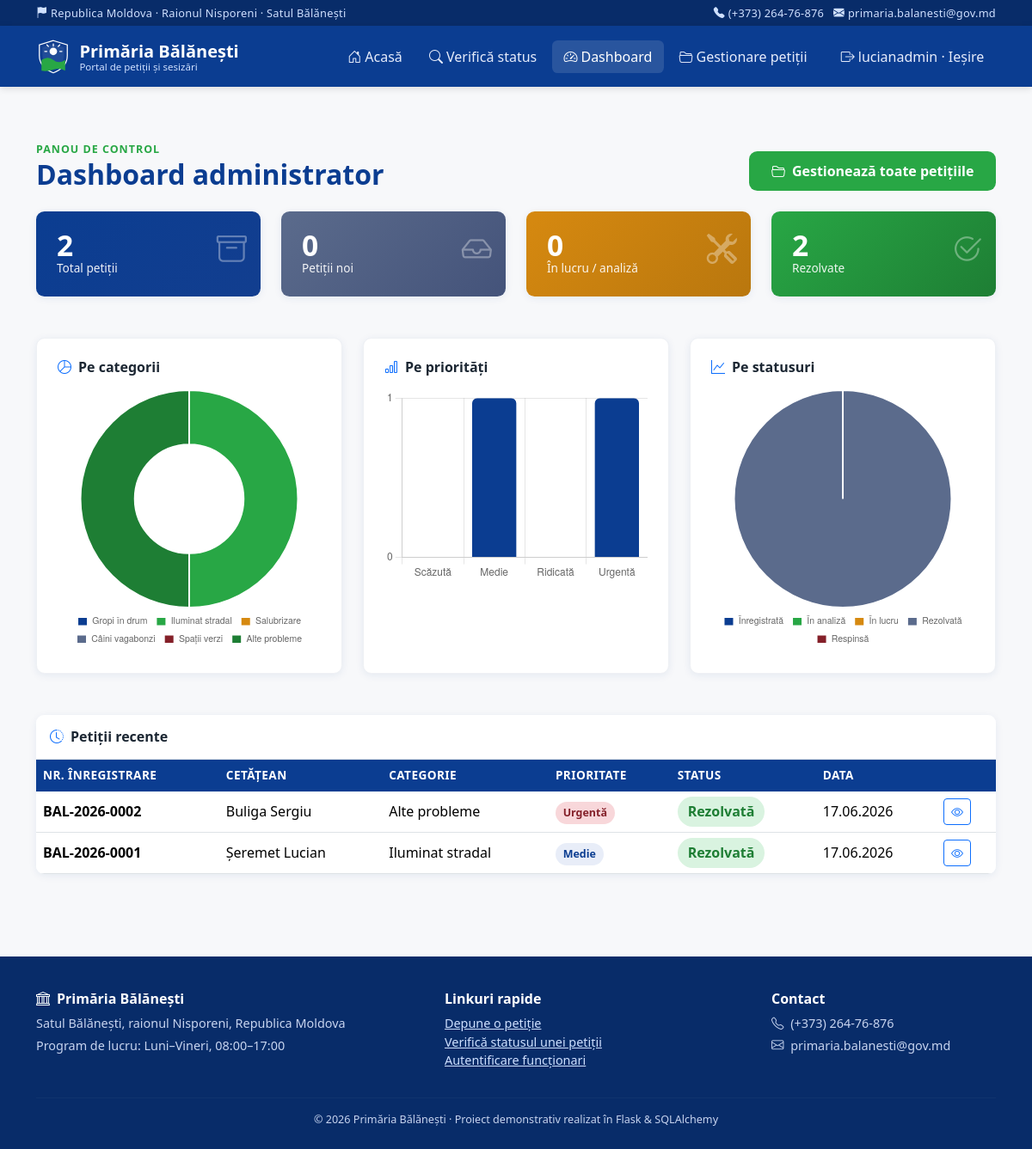
The app's page /dashboard (signed in) with its own data.
### models.py (models this page shows, shortened)
class Petition(db.Model):
    __tablename__ = "petitions"
    id = db.Column(db.Integer, primary_key=True)
    registration_number = db.Column(db.String(20), unique=True, nullable=False, index=True)
    nume = db.Column(db.String(150), nullable=False)
    email = db.Column(db.String(150), nullable=False)
    telefon = db.Column(db.String(30), nullable=False)
    adresa = db.Column(db.String(255), nullable=False)
    categorie = db.Column(db.String(50), nullable=False)
    prioritate = db.Column(db.String(20), nullable=False)
    descriere = db.Column(db.Text, nullable=False)
    fotografie = db.Column(db.String(255), nullable=True)  # numele fișierului încărcat
    status = db.Column(db.String(30), nullable=False, default="Înregistrată")
    raspuns = db.Column(db.Text, nullable=True)
    data_raspuns = db.Column(db.DateTime, nullable=True)
    created_at = db.Column(db.DateTime, nullable=False, default=datetime.utcnow)
    updated_at = db.Column(
        db.DateTime, nullable=False, default=datetime.utcnow, onupdate=datetime.utcnow
    )

### app.py (the view)
@app.route("/dashboard")
@login_required
def dashboard():
    total = Petition.query.count()
    noi = Petition.query.filter_by(status="Înregistrată").count()
    in_lucru = Petition.query.filter(Petition.status.in_(STATUSURI_IN_LUCRU)).count()
    rezolvate = Petition.query.filter_by(status="Rezolvată").count()
    cat_query = dict(
        db.session.query(Petition.categorie, func.count(Petition.id))
        .group_by(Petition.categorie).all()
    )
    prio_query = dict(
        db.session.query(Petition.prioritate, func.count(Petition.id))
        .group_by(Petition.prioritate).all()
    )
    status_query = dict(
        db.session.query(Petition.status, func.count(Petition.id))
        .group_by(Petition.status).all()
    )
    cat_counts = [cat_query.get(c, 0) for c in CATEGORII]
    prio_counts = [prio_query.get(p, 0) for p in PRIORITATI]
    status_counts = [status_query.get(s, 0) for s in STATUSURI]
    recente = Petition.query.order_by(Petition.created_at.desc()).limit(6).all()
    return render_template(
        "dashboard.html",
        total=total, noi=noi, in_lucru=in_lucru, rezolvate=rezolvate,
        categorii=CATEGORII, cat_counts=cat_counts,
        prioritati=PRIORITATI, prio_counts=prio_counts,
        statusuri=STATUSURI, status_counts=status_counts,
        recente=recente,
    )

### app.py (called while the page is built)
def login_required(view):
    @wraps(view)
    def wrapped_view(*args, **kwargs):
        if not session.get("user_id"):
            flash("Trebuie să vă autentificați pentru a accesa această pagină.", "warning")
            return redirect(url_for("login", next=request.path))
        return view(*args, **kwargs)
    return wrapped_view

@app.context_processor
def inject_globals():
    return dict(
        current_year=datetime.now().year,
        logged_in_user=session.get("username"),
    )

### templates/dashboard.html (shortened to what this page needs)
{% extends "layouts/base.html" %}
{% block content %}
<section class="container py-5">
  <div class="d-flex justify-content-between align-items-end flex-wrap gap-2 mb-4">
    <div>
      <div class="pb-section-eyebrow">Panou de control</div>
      <h2 class="pb-section-title mb-0">Dashboard administrator</h2>
    </div>
    <a href="{{ url_for('manage_petitions') }}" class="btn btn-pb-primary">
      <i class="bi bi-folder2-open me-2"></i>Gestionează toate petițiile
    </a>
  </div>
  <div class="row g-4 mb-5">
    <div class="col-sm-6 col-lg-3">
      <div class="pb-stat-card pb-stat-total">
        <i class="bi bi-archive"></i>
        <div class="pb-stat-number">{{ total }}</div>
        <div class="pb-stat-label">Total petiții</div>
      </div>
    </div>
    <div class="col-sm-6 col-lg-3">
      <div class="pb-stat-card pb-stat-new">
        <i class="bi bi-inbox"></i>
        <div class="pb-stat-number">{{ noi }}</div>
        <div class="pb-stat-label">Petiții noi</div>
      </div>
    </div>
    <div class="col-sm-6 col-lg-3">
      <div class="pb-stat-card pb-stat-progress">
        <i class="bi bi-tools"></i>
        <div class="pb-stat-number">{{ in_lucru }}</div>
        <div class="pb-stat-label">În lucru / analiză</div>
      </div>
    </div>
    <div class="col-sm-6 col-lg-3">
      <div class="pb-stat-card pb-stat-done">
        <i class="bi bi-check2-circle"></i>
        <div class="pb-stat-number">{{ rezolvate }}</div>
        <div class="pb-stat-label">Rezolvate</div>
      </div>
    </div>
  </div>
  <div class="row g-4 mb-5">
    <div class="col-lg-4">
      <div class="pb-card p-4 h-100">
        <h6 class="fw-bold mb-3"><i class="bi bi-pie-chart me-2 text-primary"></i>Pe categorii</h6>
        <canvas id="chartCategorii" height="220"></canvas>
      </div>
    </div>
    <div class="col-lg-4">
      <div class="pb-card p-4 h-100">
        <h6 class="fw-bold mb-3"><i class="bi bi-bar-chart me-2 text-primary"></i>Pe priorități</h6>
        <canvas id="chartPrioritati" height="220"></canvas>
      </div>
    </div>
    <div class="col-lg-4">
      <div class="pb-card p-4 h-100">
        <h6 class="fw-bold mb-3"><i class="bi bi-graph-up me-2 text-primary"></i>Pe statusuri</h6>
        <canvas id="chartStatusuri" height="220"></canvas>
      </div>
    </div>
  </div>
  <div class="pb-table-wrapper">
    <div class="p-3 border-bottom bg-white">
      <h6 class="fw-bold mb-0"><i class="bi bi-clock-history me-2 text-primary"></i>Petiții recente</h6>
    </div>
    <div class="table-responsive">
      <table class="table pb-table mb-0">
        <thead>
          <tr>
            <th>Nr. înregistrare</th>
            <th>Cetățean</th>
            <th>Categorie</th>
            <th>Prioritate</th>
            <th>Status</th>
            <th>Data</th>
            <th></th>
          </tr>
        </thead>
        <tbody>
          {% for p in recente %}
          <tr>
            <td class="fw-semibold">{{ p.registration_number }}</td>
            <td>{{ p.nume }}</td>
            <td>{{ p.categorie }}</td>
            <td>
              {% set pr = p.prioritate %}
              <span class="badge-prioritate
                {% if pr == 'Scăzută' %}prio-scazuta
                {% elif pr == 'Medie' %}prio-medie
                {% elif pr == 'Ridicată' %}prio-ridicata
                {% elif pr == 'Urgentă' %}prio-urgenta{% endif %}">{{ pr }}</span>
            </td>
            <td>
              {% set s = p.status %}
              <span class="badge-status
                {% if s == 'Înregistrată' %}status-inregistrata
                {% elif s == 'În analiză' %}status-analiza
                {% elif s == 'În lucru' %}status-lucru
                {% elif s == 'Rezolvată' %}status-rezolvata
                {% elif s == 'Respinsă' %}status-respinsa{% endif %}">{{ s }}</span>
            </td>
            <td>{{ p.created_at.strftime('%d.%m.%Y') }}</td>
            <td>
              <a href="{{ url_for('petition_details', petition_id=p.id) }}" class="btn btn-sm btn-outline-primary">
                <i class="bi bi-eye"></i>
              </a>
            </td>
          </tr>
          {% else %}
          <tr><td colspan="7" class="text-center text-muted py-4">Nu există petiții înregistrate.</td></tr>
          {% endfor %}
        </tbody>
      </table>
    </div>
  </div>
</section>
{% endblock %}
{% block extra_scripts %}
<script>
  const culoriPB = ['#0B3D91', '#28A745', '#d68910', '#5b6b8c', '#842029', '#1e7e34'];
  new Chart(document.getElementById('chartCategorii'), {
    type: 'doughnut',
    data: {
      labels: {{ categorii | tojson }},
      datasets: [{ data: {{ cat_counts | tojson }}, backgroundColor: culoriPB }]
    },
    options: { plugins: { legend: { position: 'bottom', labels: { boxWidth: 12, font: { size: 10.5 } } } } }
  });
  new Chart(document.getElementById('chartPrioritati'), {
    type: 'bar',
    data: {
      labels: {{ prioritati | tojson }},
      datasets: [{ label: 'Petiții', data: {{ prio_counts | tojson }}, backgroundColor: '#0B3D91', borderRadius: 6 }]
    },
    options: {
      plugins: { legend: { display: false } },
      scales: { y: { beginAtZero: true, ticks: { precision: 0 } } }
    }
  });
  new Chart(document.getElementById('chartStatusuri'), {
    type: 'pie',
    data: {
      labels: {{ statusuri | tojson }},
      datasets: [{ data: {{ status_counts | tojson }}, backgroundColor: culoriPB }]
    },
    options: { plugins: { legend: { position: 'bottom', labels: { boxWidth: 12, font: { size: 10.5 } } } } }
  });
</script>
{% endblock %}

### templates/layouts/base.html (shortened to what this page needs)
<!DOCTYPE html>
<html lang="ro">
<head>
  <link rel="stylesheet" href="https://cdnjs.cloudflare.com/ajax/libs/bootstrap/5.3.3/css/bootstrap.min.css">
  <link rel="stylesheet" href="https://cdnjs.cloudflare.com/ajax/libs/bootstrap-icons/1.11.3/font/bootstrap-icons.min.css">
  <link rel="stylesheet" href="{{ url_for('static', filename='css/style.css') }}">
</head>
<body>
  <div class="pb-topbar">
    <div class="container d-flex justify-content-between">
      <span><i class="bi bi-flag-fill me-1"></i>Republica Moldova &middot; Raionul Nisporeni &middot; Satul Bălănești</span>
      <span class="d-none d-md-inline"><i class="bi bi-telephone-fill me-1"></i>(+373) 264-76-876 &nbsp; <i class="bi bi-envelope-fill me-1"></i>primaria.balanesti@gov.md</span>
    </div>
  </div>
  <nav class="navbar navbar-expand-lg pb-navbar">
    <div class="container">
      <a class="navbar-brand" href="{{ url_for('index') }}">
        <img src="{{ url_for('static', filename='images/logo.svg') }}" alt="Stema Primăriei Bălănești" class="pb-logo-mark">
        <span>
          Primăria Bălănești
          <small>Portal de petiții și sesizări</small>
        </span>
      </a>
      <div class="collapse navbar-collapse" id="pbNavbarContent">
        <ul class="navbar-nav ms-auto align-items-lg-center gap-1">
          <li class="nav-item">
            <a class="nav-link {% if request.path == url_for('index') %}active{% endif %}" href="{{ url_for('index') }}">
              <i class="bi bi-house-door me-1"></i>Acasă
            </a>
          </li>
          <li class="nav-item">
            <a class="nav-link {% if request.path == url_for('status_check') %}active{% endif %}" href="{{ url_for('status_check') }}">
              <i class="bi bi-search me-1"></i>Verifică status
            </a>
          </li>
          {% if session.get('user_id') %}
            <li class="nav-item">
              <a class="nav-link {% if request.path == url_for('dashboard') %}active{% endif %}" href="{{ url_for('dashboard') }}">
                <i class="bi bi-speedometer2 me-1"></i>Dashboard
              </a>
            </li>
            <li class="nav-item">
              <a class="nav-link {% if request.path == url_for('manage_petitions') %}active{% endif %}" href="{{ url_for('manage_petitions') }}">
                <i class="bi bi-folder2-open me-1"></i>Gestionare petiții
              </a>
            </li>
            <li class="nav-item ms-lg-2">
              <a class="nav-link" href="{{ url_for('logout') }}" title="Deconectare">
                <i class="bi bi-box-arrow-right me-1"></i>{{ session.get('username') }} &middot; Ieșire
              </a>
            </li>
          {% endif %}
        </ul>
      </div>
    </div>
  </nav>
  <main>
    {% block content %}{% endblock %}
  </main>
  <footer class="pb-footer">
    <div class="container">
      <div class="row g-4">
        <div class="col-md-5">
          <h6><i class="bi bi-bank me-2"></i>Primăria Bălănești</h6>
          <p class="mb-1">Satul Bălănești, raionul Nisporeni, Republica Moldova</p>
          <p class="mb-0">Program de lucru: Luni–Vineri, 08:00–17:00</p>
        </div>
        <div class="col-md-4">
          <h6>Linkuri rapide</h6>
          <ul class="list-unstyled">
            <li><a href="{{ url_for('petition_new') }}">Depune o petiție</a></li>
            <li><a href="{{ url_for('status_check') }}">Verifică statusul unei petiții</a></li>
            <li><a href="{{ url_for('login') }}">Autentificare funcționari</a></li>
          </ul>
        </div>
        <div class="col-md-3">
          <h6>Contact</h6>
          <p class="mb-1"><i class="bi bi-telephone me-1"></i> (+373) 264-76-876</p>
          <p class="mb-0"><i class="bi bi-envelope me-1"></i> primaria.balanesti@gov.md</p>
        </div>
      </div>
      <hr>
      <p class="text-center mb-0 small">© {{ current_year }} Primăria Bălănești &middot; Proiect demonstrativ realizat în Flask &amp; SQLAlchemy</p>
    </div>
  </footer>
  {% block extra_scripts %}{% endblock %}
</body>
</html>

### static/css/style.css (style rules this page uses)
:root { --pb-blue: #0B3D91; --pb-blue-dark: #082c69; --pb-blue-light: #e8edf8; --pb-green: #28A745; --pb-green-dark: #1e7e34; --pb-white: #ffffff; --pb-gray-50: #f7f8fa; --pb-gray-100: #eef0f4; --pb-gray-600: #5a6472; --pb-radius: 0.6rem; --pb-shadow: 0 2px 10px rgba(11, 61, 145, 0.08); --pb-shadow-hover: 0 10px 24px rgba(11, 61, 145, 0.14); }
* { box-sizing: border-box; }
body { font-family: "Segoe UI", "Inter", system-ui, -apple-system, Roboto, Arial, sans-serif; background-color: var(--pb-gray-50); color: #1c2733; min-height: 100vh; display: flex; flex-direction: column; }
main { flex: 1; }
a { color: var(--pb-blue); }
.pb-topbar { background: var(--pb-blue-dark); color: #cfe0ff; font-size: 0.8rem; padding: 0.35rem 0; letter-spacing: 0.02em; }
.pb-navbar { background: var(--pb-blue); box-shadow: 0 2px 8px rgba(0,0,0,0.12); padding-top: 0.65rem; padding-bottom: 0.65rem; }
.pb-navbar .navbar-brand { display: flex; align-items: center; gap: 0.65rem; color: var(--pb-white) !important; font-weight: 700; line-height: 1.15; }
.pb-navbar .navbar-brand small { display: block; font-weight: 400; font-size: 0.72rem; color: #cfe0ff; }
.pb-navbar .nav-link { color: #e6ecfb !important; font-weight: 500; border-radius: 0.4rem; padding: 0.45rem 0.85rem !important; transition: background-color 0.15s ease, color 0.15s ease; }
.pb-navbar .nav-link:hover, .pb-navbar .nav-link.active { background-color: rgba(255,255,255,0.12); color: var(--pb-white) !important; }
.pb-logo-mark { width: 40px; height: 40px; flex-shrink: 0; }
.btn-pb-primary { background: var(--pb-green); border: none; color: var(--pb-white); font-weight: 600; padding: 0.7rem 1.6rem; border-radius: var(--pb-radius); transition: transform 0.15s ease, background-color 0.15s ease, box-shadow 0.15s ease; }
.pb-card { background: var(--pb-white); border: 1px solid var(--pb-gray-100); border-radius: var(--pb-radius); box-shadow: var(--pb-shadow); transition: transform 0.18s ease, box-shadow 0.18s ease; }
.pb-stat-card { border-radius: var(--pb-radius); padding: 1.4rem 1.5rem; color: var(--pb-white); position: relative; overflow: hidden; box-shadow: var(--pb-shadow); }
.pb-stat-card .pb-stat-number { font-size: 2.1rem; font-weight: 800; line-height: 1; }
.pb-stat-card .pb-stat-label { font-size: 0.85rem; opacity: 0.92; font-weight: 500; }
.pb-stat-card i.bi { position: absolute; right: 1rem; top: 1rem; font-size: 2.2rem; opacity: 0.35; }
.pb-stat-total { background: linear-gradient(135deg, var(--pb-blue), #123e8f); }
.pb-stat-new { background: linear-gradient(135deg, #5b6b8c, #44537a); }
.pb-stat-progress { background: linear-gradient(135deg, #d68910, #b9770e); }
.pb-stat-done { background: linear-gradient(135deg, var(--pb-green), var(--pb-green-dark)); }
.pb-section-eyebrow { text-transform: uppercase; letter-spacing: 0.08em; font-size: 0.78rem; font-weight: 700; color: var(--pb-green); }
.pb-section-title { font-weight: 800; color: var(--pb-blue); }
.pb-table-wrapper { background: var(--pb-white); border-radius: var(--pb-radius); box-shadow: var(--pb-shadow); overflow: hidden; }
table.pb-table thead th { background: var(--pb-blue); color: var(--pb-white); font-weight: 600; font-size: 0.85rem; text-transform: uppercase; letter-spacing: 0.03em; border: none; white-space: nowrap; }
table.pb-table tbody tr { transition: background-color 0.12s ease; }
table.pb-table td { vertical-align: middle; }
.badge-status { font-weight: 600; padding: 0.4em 0.75em; border-radius: 50px; }
.status-rezolvata { background: #d9f3e0; color: var(--pb-green-dark); }
.badge-prioritate { font-weight: 600; padding: 0.35em 0.7em; border-radius: 50px; font-size: 0.78rem; }
.prio-medie { background: #e8edf8; color: #0B3D91; }
.prio-urgenta { background: #f8d7da; color: #842029; }
.pb-footer { background: var(--pb-blue-dark); color: #c7d4ef; padding: 2.5rem 0 1.5rem; margin-top: 3rem; font-size: 0.9rem; }
.pb-footer a { color: #cfe0ff; }
.pb-footer h6 { color: var(--pb-white); font-weight: 700; }
.pb-footer hr { border-color: rgba(255,255,255,0.12); }

### records on screen
Petition: registration_number "BAL-2026-0002", nume "Buliga Sergiu", categorie "Alte probleme", prioritate "Urgentă", status "Rezolvată", created_at "17.06.2026"
Petition: registration_number "BAL-2026-0001", nume "Șeremet Lucian", categorie "Iluminat stradal", prioritate "Medie", status "Rezolvată", created_at "17.06.2026"

### other values on screen
{{ session.get('username') }} "lucianadmin"
{{ total }} "2"
{{ noi }} "0"
{{ in_lucru }} "0"
{{ rezolvate }} "2"
chart data {{ cat_counts | tojson }} [0, 1, 0, 0, 0, 1]
chart data {{ prio_counts | tojson }} [0, 1, 0, 1]
